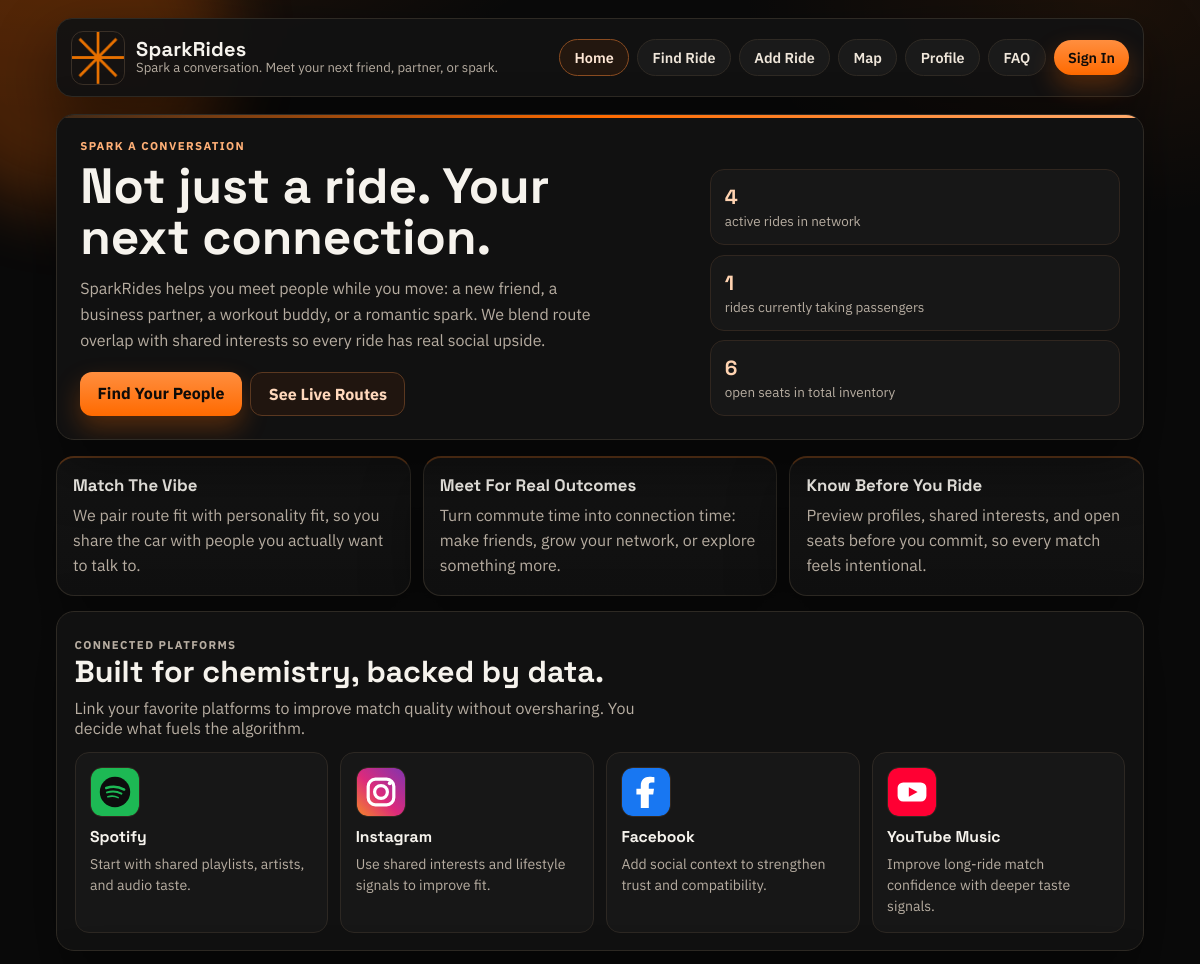
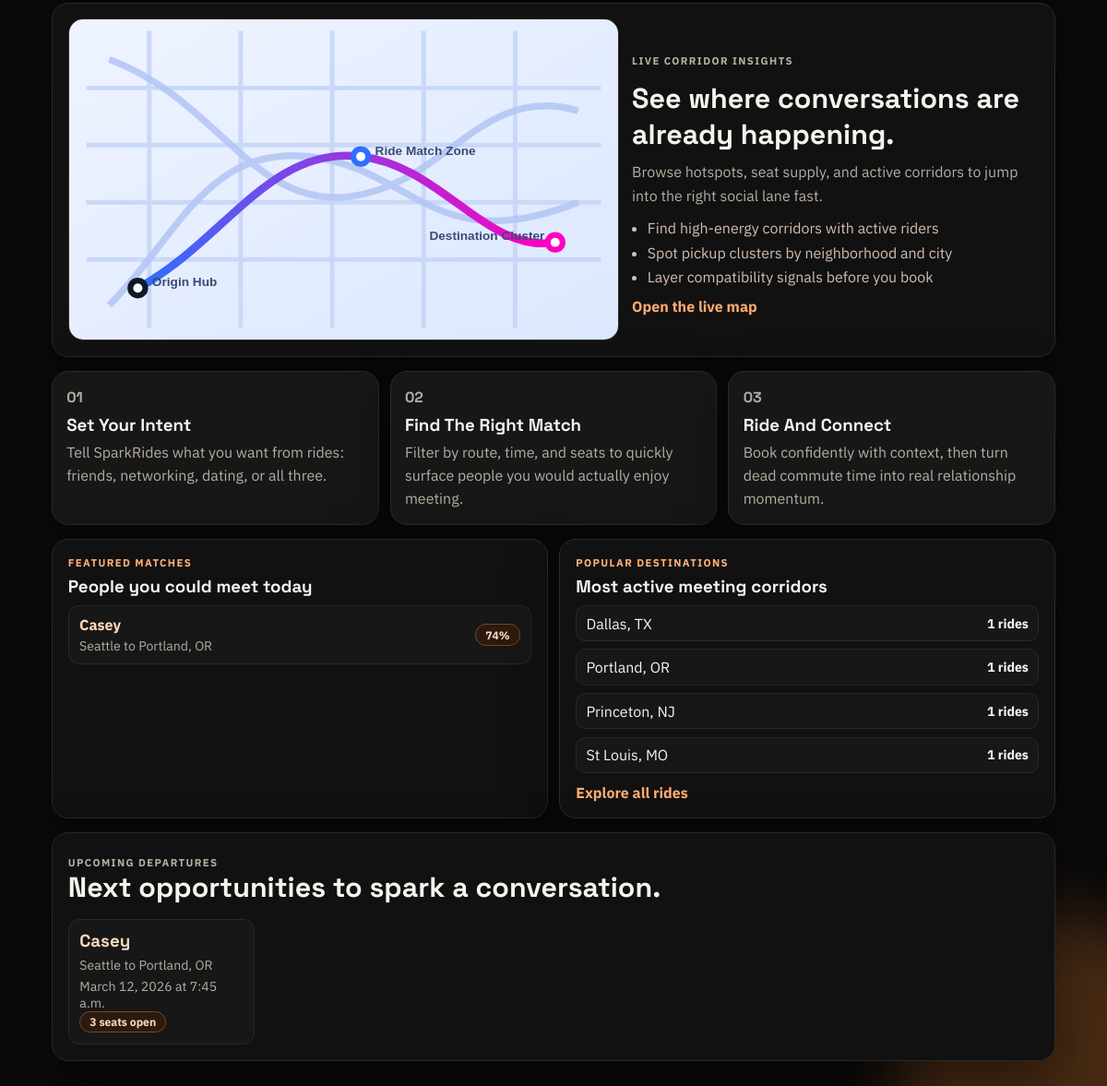
The page / on the database its author committed (2 pictures, top to bottom).
### rides/models.py (models this page shows, shortened)
class Person(models.Model):
  first_name = models.CharField(max_length=64)
  origination = models.CharField(max_length=64)
  destination_city = models.CharField(max_length=64)
  destination_state = models.CharField(max_length=2)
  date = models.DateField()
  time = models.TimeField()
  taking_passengers = models.BooleanField(default=False)
  seats_available = models.IntegerField(default=0)
  age = models.PositiveSmallIntegerField(null=True, blank=True)
  relationship_status = models.CharField(max_length=40, blank=True, default="")
  occupation = models.CharField(max_length=120, blank=True, default="")
  interests = models.CharField(max_length=280, blank=True, default="")
  personality_style = models.CharField(max_length=120, blank=True, default="")
  looking_for = models.CharField(max_length=180, blank=True, default="")
  bio = models.TextField(blank=True, default="")

### rides/views.py (the view)
# urls.py: path("", views.home, name="home"),
def home(request):
  today = timezone.localdate()
  all_rides = Person.objects.all()
  upcoming_rides = all_rides.filter(date__gte=today).order_by("date", "time")
  open_rides = upcoming_rides.filter(taking_passengers=True)
  popular_destinations = (
    all_rides.values("destination_city", "destination_state")
    .annotate(total=Count("id"))
    .order_by("-total", "destination_city")[:4]
  )
  featured_matches = []
  for ride in open_rides[:4]:
    featured_matches.append(
      {
        "rider": ride,
        "compatibility": _compatibility_score(ride),
      }
    )
  context = {
    "nav_page": "home",
    "featured_matches": featured_matches,
    "popular_destinations": popular_destinations,
    "stat_total_rides": all_rides.count(),
    "stat_open_rides": open_rides.count(),
    "stat_open_seats": all_rides.aggregate(total=Sum("seats_available"))["total"] or 0,
    "upcoming_preview": upcoming_rides[:5],
  }
  return render(request, "index.html", context)

### rides/views.py (called while the page is built)
def _split_csv(value):
  return [item.strip() for item in (value or "").split(",") if item.strip()]

def _compatibility_score(person):
  profile_bonus = min(12, len(_split_csv(person.interests)) * 2)
  intent_bonus = 4 if person.looking_for else 0
  seats_bonus = min(8, person.seats_available * 2)
  score = min(98, 68 + profile_bonus + intent_bonus + seats_bonus)
  return f"{score}%"

### templates/index.html
{% extends "base.html" %}
{% block content %}
<section class="hero-panel">
  <div class="hero-content">
    <p class="eyebrow">Spark a conversation</p>
    <h1 class="hero-title">Not just a ride. Your next connection.</h1>
    <p class="hero-copy">
      SparkRides helps you meet people while you move: a new friend, a business partner, a workout buddy, or a romantic spark.
      We blend route overlap with shared interests so every ride has real social upside.
    </p>
    <div class="hero-cta-row">
      <a class="cta-link" href="{% url 'rides:index' %}">Find Your People</a>
      <a class="secondary-link" href="{% url 'rides:map' %}">See Live Routes</a>
    </div>
  </div>
  <div class="hero-stats">
    <article class="stat-card">
      <p class="stat-value">{{ stat_total_rides }}</p>
      <p class="stat-label">active rides in network</p>
    </article>
    <article class="stat-card">
      <p class="stat-value">{{ stat_open_rides }}</p>
      <p class="stat-label">rides currently taking passengers</p>
    </article>
    <article class="stat-card">
      <p class="stat-value">{{ stat_open_seats }}</p>
      <p class="stat-label">open seats in total inventory</p>
    </article>
  </div>
</section>
<section class="feature-grid">
  <article class="feature-card">
    <h3>Match The Vibe</h3>
    <p>We pair route fit with personality fit, so you share the car with people you actually want to talk to.</p>
  </article>
  <article class="feature-card">
    <h3>Meet For Real Outcomes</h3>
    <p>Turn commute time into connection time: make friends, grow your network, or explore something more.</p>
  </article>
  <article class="feature-card">
    <h3>Know Before You Ride</h3>
    <p>Preview profiles, shared interests, and open seats before you commit, so every match feels intentional.</p>
  </article>
</section>
<section class="partner-section">
  <div class="section-heading">
    <p class="eyebrow">Connected Platforms</p>
    <h2>Built for chemistry, backed by data.</h2>
    <p>
      Link your favorite platforms to improve match quality without oversharing. You decide what fuels the algorithm.
    </p>
  </div>
  <div class="partner-grid">
    <article class="partner-card">
      <img src="/static/partners/spotify.svg" alt="Spotify partner logo">
      <h3>Spotify</h3>
      <p>Start with shared playlists, artists, and audio taste.</p>
    </article>
    <article class="partner-card">
      <img src="/static/partners/instagram.svg" alt="Instagram partner logo">
      <h3>Instagram</h3>
      <p>Use shared interests and lifestyle signals to improve fit.</p>
    </article>
    <article class="partner-card">
      <img src="/static/partners/facebook.svg" alt="Facebook partner logo">
      <h3>Facebook</h3>
      <p>Add social context to strengthen trust and compatibility.</p>
    </article>
    <article class="partner-card">
      <img src="/static/partners/youtube.svg" alt="YouTube partner logo">
      <h3>YouTube Music</h3>
      <p>Improve long-ride match confidence with deeper taste signals.</p>
    </article>
  </div>
</section>
<section class="map-section">
  <div class="map-card">
    <img src="/static/maps/spark-city-map.svg" alt="Stylized SparkRides city map with route paths">
  </div>
  <div class="map-copy">
    <p class="eyebrow">Live Corridor Insights</p>
    <h2>See where conversations are already happening.</h2>
    <p>
      Browse hotspots, seat supply, and active corridors to jump into the right social lane fast.
    </p>
    <ul class="map-list">
      <li>Find high-energy corridors with active riders</li>
      <li>Spot pickup clusters by neighborhood and city</li>
      <li>Layer compatibility signals before you book</li>
    </ul>
    <a class="inline-link" href="{% url 'rides:map' %}">Open the live map</a>
  </div>
</section>
<section class="info-grid">
  <article class="info-card">
    <p class="info-step">01</p>
    <h3>Set Your Intent</h3>
    <p>Tell SparkRides what you want from rides: friends, networking, dating, or all three.</p>
  </article>
  <article class="info-card">
    <p class="info-step">02</p>
    <h3>Find The Right Match</h3>
    <p>Filter by route, time, and seats to quickly surface people you would actually enjoy meeting.</p>
  </article>
  <article class="info-card">
    <p class="info-step">03</p>
    <h3>Ride And Connect</h3>
    <p>Book confidently with context, then turn dead commute time into real relationship momentum.</p>
  </article>
</section>
<section class="split-panel">
  <article class="split-card">
    <p class="eyebrow">Featured Matches</p>
    <h3>People you could meet today</h3>
    <div class="mini-list">
      {% for match in featured_matches %}
      <div class="mini-item">
        <div>
          <a class="rider-link" href="{% url 'rides:rider_profile' match.rider.id %}"><strong>{{ match.rider.first_name }}</strong></a>
          <p>{{ match.rider.origination }} to {{ match.rider.destination_city }}, {{ match.rider.destination_state }}</p>
        </div>
        <span class="pill pill-yes">{{ match.compatibility }}</span>
      </div>
      {% empty %}
      <p class="empty-state">No open rides are currently listed.</p>
      {% endfor %}
    </div>
  </article>
  <article class="split-card">
    <p class="eyebrow">Popular Destinations</p>
    <h3>Most active meeting corridors</h3>
    <div class="destination-list">
      {% for destination in popular_destinations %}
      <div class="destination-row">
        <span>{{ destination.destination_city }}, {{ destination.destination_state }}</span>
        <strong>{{ destination.total }} rides</strong>
      </div>
      {% empty %}
      <p class="empty-state">No destination data yet.</p>
      {% endfor %}
    </div>
    <a class="inline-link" href="{% url 'rides:index' %}">Explore all rides</a>
  </article>
</section>
<section class="upcoming-section">
  <div class="section-heading">
    <p class="eyebrow">Upcoming Departures</p>
    <h2>Next opportunities to spark a conversation.</h2>
  </div>
  <div class="upcoming-grid">
    {% for ride in upcoming_preview %}
    <article class="upcoming-card">
      <h3><a class="rider-link" href="{% url 'rides:rider_profile' ride.id %}">{{ ride.first_name }}</a></h3>
      <p>{{ ride.origination }} to {{ ride.destination_city }}, {{ ride.destination_state }}</p>
      <p>{{ ride.date }} at {{ ride.time }}</p>
      {% if ride.taking_passengers %}
      <span class="pill pill-yes">{{ ride.seats_available }} seats open</span>
      {% else %}
      <span class="pill pill-no">Driver only</span>
      {% endif %}
    </article>
    {% empty %}
    <p class="empty-state">No scheduled departures available.</p>
    {% endfor %}
  </div>
</section>
{% endblock %}

### rows shown on the page
Person: rider.first_name "Casey", rider.origination "Seattle", rider.destination_city "Portland", rider.destination_state "OR", compatibility "74%", destination_city "Portland", destination_state "OR", total "1", first_name "Casey", origination "Seattle", date "March 12, 2026", time "7:45 a.m.", seats_available "3"

### other values the page prints
{{ stat_total_rides }} "4"
{{ stat_open_rides }} "1"
{{ stat_open_seats }} "6"
{{ destination.destination_city }} "Dallas" "Princeton" "St Louis"
{{ destination.destination_state }} "TX" "NJ" "MO"
{{ destination.total }} "1" "1" "1"
